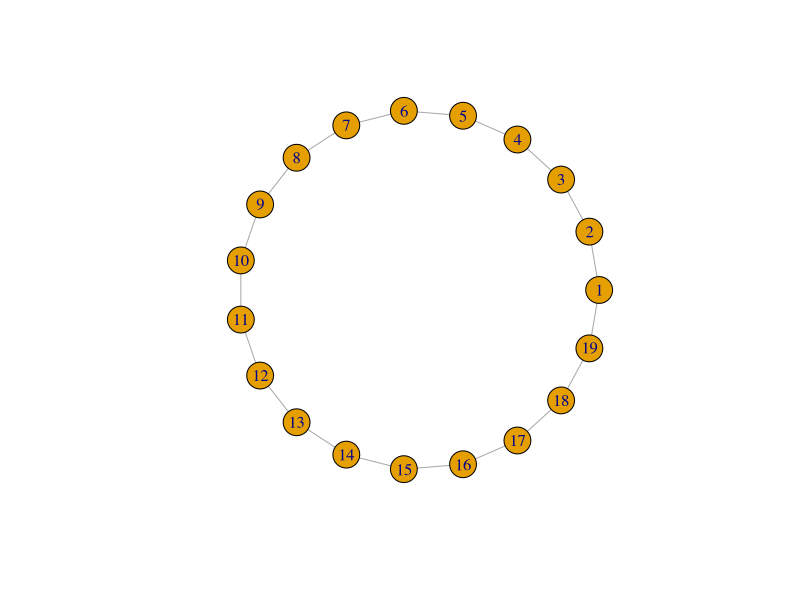
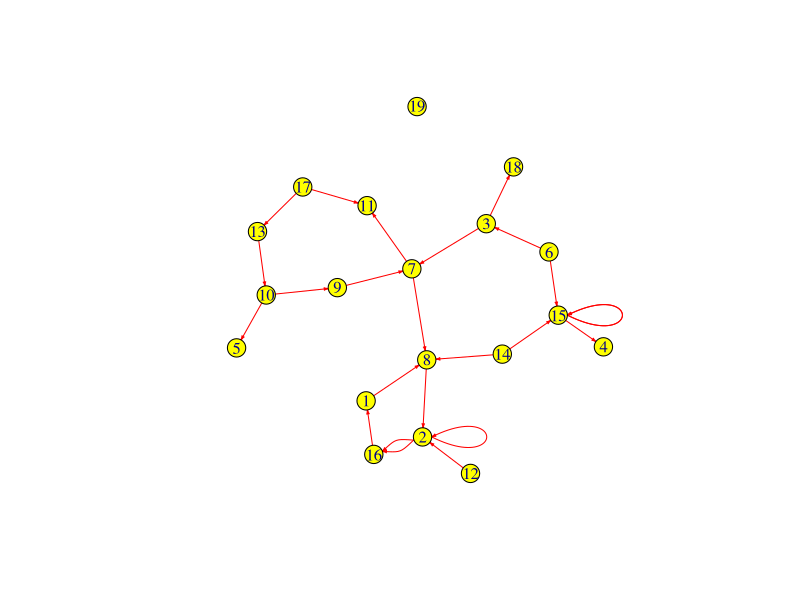
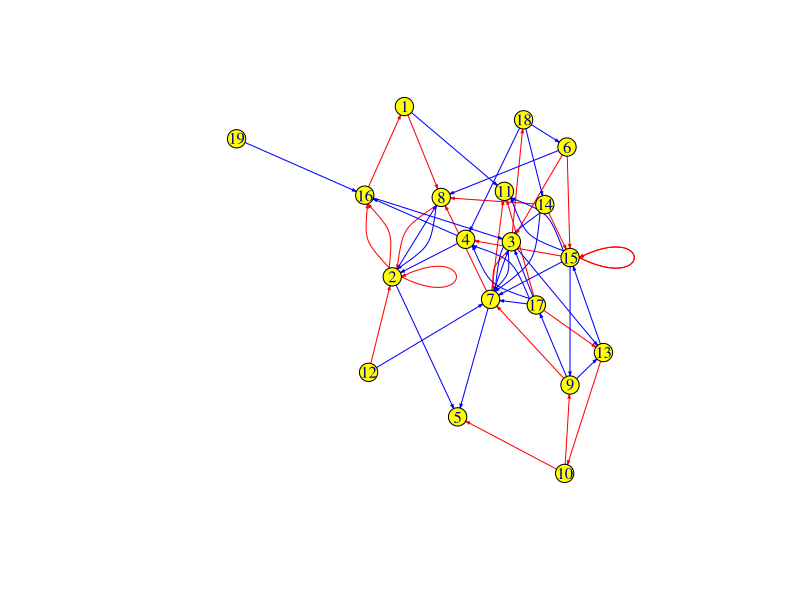
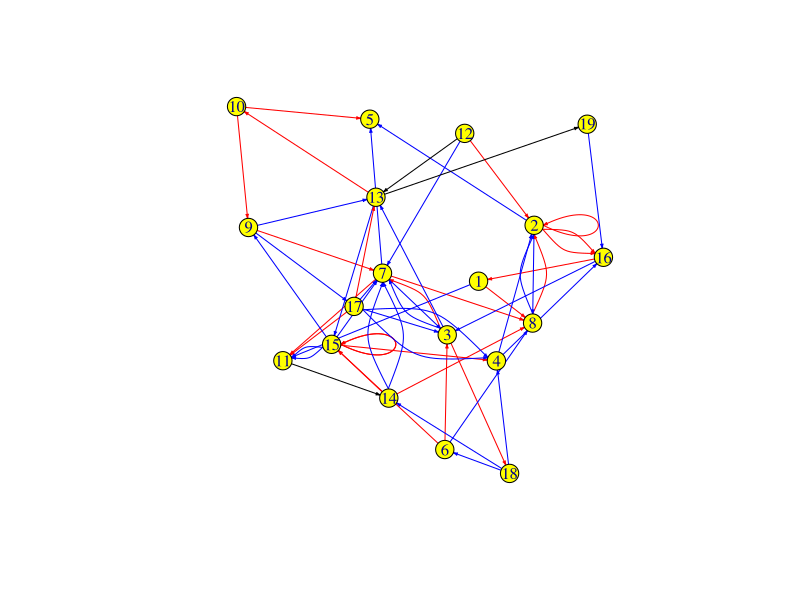

The R source for these figures, in order: (Note: this script raises an error after producing the figures.)
setwd("C:/Users/AlmaZ/RStudioProjects/R/LR8")
N = 6
G_size = sample((N + 10) : (I((N / 10 + 5)^2) + 5 * N), 1)

# 1
library(igraph)

g <- make_ring(G_size)
plot(g, layout = layout_(g, in_circle()))

vcount(g); ecount(g); g[]



# 2
g1 <- graph.empty() + vertices(1 : G_size, color="yellow")
g1 <- g1 + edges(sample(V(g1), N * 8, replace = TRUE), color="red")
plot(g1, edge.arrow.size = .2, vertex.size = 10)
g1[]

g1 <- g1 + edges(sample(V(g1), N * 10, replace = TRUE), color="blue")
plot(g1, edge.arrow.size = .2, vertex.size = 10)
g1[]



# 3
if ((2*N + 23) %in% V(g1) && (2*N + 20) %in% V(g1))
  g1 <- g1 + edge((2*N + 23), (2*N + 20), color = 'black')

if ((2*N + 12) %in% V(g1) && (N + 15) %in% V(g1))
  g1 <- g1 + edge((2*N + 12), (N + 15), color = 'black')

if ((2*N - 1) %in% V(g1) && (N + 8) %in% V(g1))
  g1 <- g1 + edge((2*N - 1), (N + 8), color = 'black')

if ((2*N) %in% V(g1) && (2*N + 1) %in% V(g1))
  g1 <- g1 + edge((2*N), (2*N + 1), color = 'black')

if ((N + 7) %in% V(g1) && (N + 13) %in% V(g1))
  g1 <- g1 + edge((N + 7), (N + 13), color = 'black')
plot(g1, edge.arrow.size = .2, vertex.size = 10)

neighbors(g1, V(g1)[N], mode = 3)
incident(g1,V(g1)[N], mode=c("all", "out", "in", "total"))
are.connected(g1, V(g1)[N + 10], V(g1)[N + 12])
g1[]



# 4
deg <- degree(g1, mode="all")

most_con_v <- which.max(deg)
g1 <- g1 + vertices(G_size + 1, color="green")
g1 <- g1 + edge((G_size + 1), most_con_v, color = 'orange')

V(g1)[1 : 26]$name <- LETTERS
V(g1)[27 : G_size]$name <- letters[1 : 25]; V(g1)[G_size + 1]$name <- 'z'
g1[]

deg <- degree(g1, mode="all")
deg[deg > 2 & deg < 5]
plot(g1, edge.arrow.size = .2, vertex.size = 10)



# 5
plot(g1, edge.arrow.size = .2, vertex.size = 10, layout = layout.circle)
plot(g1, edge.arrow.size = .2, vertex.size = 10, layout = layout_as_tree)
plot(g1, edge.arrow.size = .2, vertex.size = 10, layout = layout.grid)



# 6
diameter(g1)
all_shortest_paths(g1, N, to = V(g1), mode = c("out", "all", "in"),weights = NULL)
plot(g1, vertex.size=deg*10)